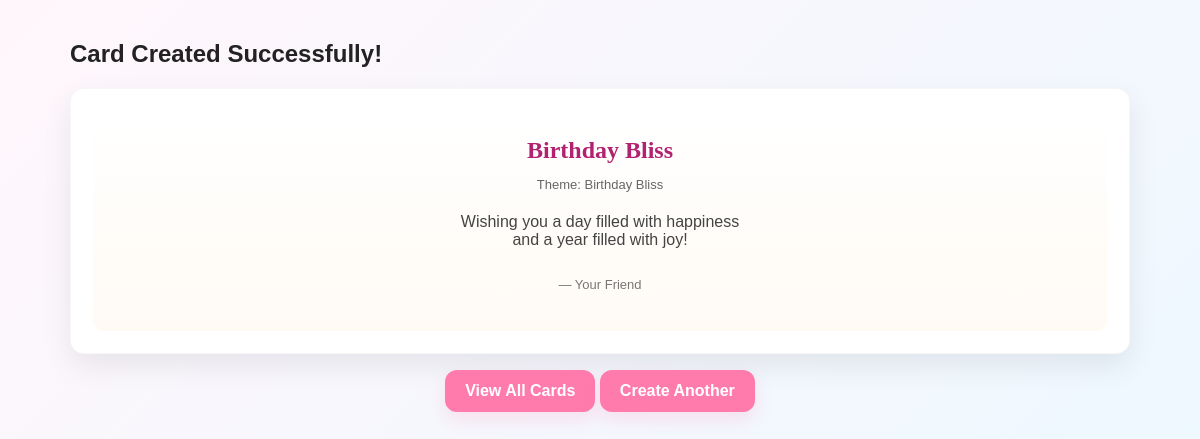
Screenshot of /thank_you.php?id=1 (signed in) with the database file from the repository.
### tables this page shows
CREATE TABLE cards (
  id INT AUTO_INCREMENT PRIMARY KEY,
  user_email VARCHAR(200) NOT NULL,
  theme_id INT DEFAULT NULL,
  title VARCHAR(255),
  message_text TEXT,
  from_name VARCHAR(150),
  created_at TIMESTAMP DEFAULT CURRENT_TIMESTAMP,
  FOREIGN KEY (theme_id) REFERENCES themes(id) ON DELETE SET NULL
);

CREATE TABLE themes (
  id INT AUTO_INCREMENT PRIMARY KEY,
  name VARCHAR(150) NOT NULL
);

### thank_you.php (the view, shortened to what this page needs)
<?php
require_once 'db_connect.php';
$id = isset($_GET['id']) ? intval($_GET['id']) : 0;
$card = null;
if ($id) {
    $r = $conn->query("SELECT c.*, t.name AS theme_name FROM cards c LEFT JOIN themes t ON c.theme_id=t.id WHERE c.id=$id");
    if ($r && $r->num_rows>0) $card = $r->fetch_assoc();
}
?>
<!doctype html>
<html><head><meta charset='utf-8'><meta name='viewport' content='width=device-width,initial-scale=1'><title>Thank You</title><link rel='stylesheet' href='style.css'></head>
<body>
<div class='wrap'>
  <h2>Card Created Successfully!</h2>
  <div class='card-preview'>
    <div class='card-inner'>
      <?php if($card){ ?>
        <h3><?php echo htmlspecialchars($card['title']); ?></h3>
        <p class='small'>Theme: <?php echo htmlspecialchars($card['theme_name']); ?></p>
        <p class='message'><?php echo nl2br(htmlspecialchars($card['message_text'])); ?></p>
        <p class='from'>— <?php echo htmlspecialchars($card['from_name']); ?></p>
      <?php } else { echo '<p class="small">No card found.</p>'; } ?>
    </div>
  </div>
  <p class='center'><a class='btn' href='view_cards.php'>View All Cards</a> <a class='btn' href='create_card.php'>Create Another</a></p>
</div>
</body></html>

### style.css (style rules this page uses)
:root { --bg1: #fff6fb; --bg2: #eef8ff; --accent: #ff7bac; --muted: #6b6b6b; --card-shadow: 0 12px 30px rgba(18,18,18,0.08); --radius: 14px; --wrap: 1100px; --font-sans: "Poppins", Arial, sans-serif; --font-script: "Dancing Script", cursive; }
* { box-sizing:border-box }
body { font-family:var(--font-sans);margin:0;background:linear-gradient(135deg,var(--bg1),var(--bg2));color:#222 }
.wrap { max-width:var(--wrap);margin:0 auto;padding:20px }
.btn { display:inline-block;background:var(--accent);color:#fff;padding:12px 20px;border-radius:12px;text-decoration:none;font-weight:700;box-shadow:0 8px 18px rgba(255,122,167,0.18) }
.card-preview { background:#fff;border-radius:var(--radius);padding:22px;box-shadow:var(--card-shadow);border:1px solid rgba(0,0,0,0.03) }
.card-inner { height:220px;border-radius:10px;background:linear-gradient(180deg,#fff 0%,#fffaf4 100%);display:flex;flex-direction:column;justify-content:center;align-items:center;padding:18px;text-align:center }
.card-inner h3 { font-family:var(--font-script);margin:0;font-size:24px;color:#b2226f }
.card-inner .message { margin-top:8px;color:#444;max-width:300px }
.card-inner .from { margin-top:12px;color:#777;font-size:13px }
.small { font-size:13px;color:#666 }
.center { text-align:center }

### rows the page displays
cards: title "Birthday Bliss", theme.name "Birthday Bliss", message_text "Wishing you a day filled with happiness and a year filled with joy!", from_name "Your Friend"
